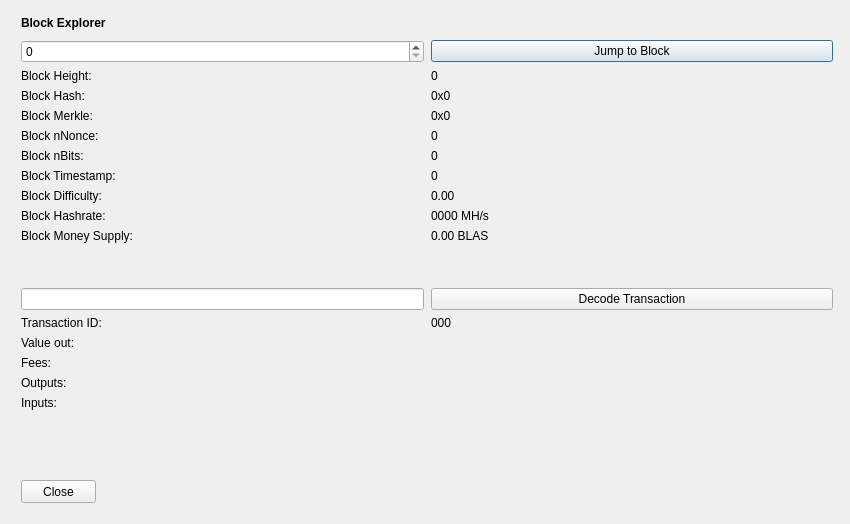
<?xml version="1.0" encoding="UTF-8"?>
<ui version="4.0">
 <class>BlockBrowser</class>
 <widget class="QDialog" name="BlockBrowser">
  <property name="windowModality">
   <enum>Qt::NonModal</enum>
  </property>
  <property name="enabled">
   <bool>true</bool>
  </property>
  <property name="geometry">
   <rect>
    <x>0</x>
    <y>0</y>
    <width>850</width>
    <height>524</height>
   </rect>
  </property>
  <property name="sizePolicy">
   <sizepolicy hsizetype="Preferred" vsizetype="Preferred">
    <horstretch>0</horstretch>
    <verstretch>0</verstretch>
   </sizepolicy>
  </property>
  <property name="minimumSize">
   <size>
    <width>0</width>
    <height>0</height>
   </size>
  </property>
  <property name="acceptDrops">
   <bool>false</bool>
  </property>
  <property name="windowTitle">
   <string>Testcoin Block Explorer</string>
  </property>
  <layout class="QGridLayout">
   <property name="sizeConstraint">
    <enum>QLayout::SetMaximumSize</enum>
   </property>
   <property name="leftMargin">
    <number>21</number>
   </property>
   <property name="topMargin">
    <number>10</number>
   </property>
   <property name="rightMargin">
    <number>10</number>
   </property>
   <item row="1" column="0">
    <widget class="QWidget" name="widget" native="true">
     <widget class="QWidget" name="layoutWidgetBE1">
      <property name="geometry">
       <rect>
        <x>0</x>
        <y>0</y>
        <width>822</width>
        <height>27</height>
       </rect>
      </property>
      <layout class="QHBoxLayout" name="horizontalLayoutBE">
       <property name="spacing">
        <number>7</number>
       </property>
       <item>
        <widget class="QLabel" name="labelBlockExplorer">
         <property name="sizePolicy">
          <sizepolicy hsizetype="Preferred" vsizetype="Maximum">
           <horstretch>0</horstretch>
           <verstretch>0</verstretch>
          </sizepolicy>
         </property>
         <property name="font">
          <font>
           <weight>75</weight>
           <bold>true</bold>
          </font>
         </property>
         <property name="styleSheet">
          <string notr="true">font-weight:bold;</string>
         </property>
         <property name="text">
          <string>Block Explorer</string>
         </property>
        </widget>
       </item>
       <item>
        <spacer name="horizontalSpacerBE">
         <property name="orientation">
          <enum>Qt::Horizontal</enum>
         </property>
         <property name="sizeHint" stdset="0">
          <size>
           <width>40</width>
           <height>20</height>
          </size>
         </property>
        </spacer>
       </item>
      </layout>
     </widget>
     <widget class="QWidget" name="layoutWidgetBE2">
      <property name="geometry">
       <rect>
        <x>0</x>
        <y>30</y>
        <width>812</width>
        <height>410</height>
       </rect>
      </property>
      <layout class="QGridLayout" name="gridLayoutBE" rowstretch="0,0,0,0,0,0,0,0,0,0,0,0,0,0,0,0,0,0,0,0" columnstretch="0,0">
       <property name="sizeConstraint">
        <enum>QLayout::SetDefaultConstraint</enum>
       </property>
       <property name="horizontalSpacing">
        <number>7</number>
       </property>
       <item row="14" column="1">
        <widget class="QLabel" name="txID">
         <property name="text">
          <string>000</string>
         </property>
         <property name="textInteractionFlags">
          <set>Qt::LinksAccessibleByMouse|Qt::TextSelectableByMouse</set>
         </property>
        </widget>
       </item>
       <item row="8" column="1">
        <widget class="QLabel" name="timeBox">
         <property name="text">
          <string>0</string>
         </property>
         <property name="textInteractionFlags">
          <set>Qt::LinksAccessibleByMouse|Qt::TextSelectableByMouse</set>
         </property>
        </widget>
       </item>
       <item row="9" column="1">
        <widget class="QLabel" name="diffBox">
         <property name="text">
          <string>0.00</string>
         </property>
         <property name="textInteractionFlags">
          <set>Qt::LinksAccessibleByMouse|Qt::TextSelectableByMouse</set>
         </property>
        </widget>
       </item>
       <item row="10" column="0">
        <widget class="QLabel" name="hashRateLabel">
         <property name="text">
          <string>Block Hashrate:</string>
         </property>
        </widget>
       </item>
       <item row="9" column="0">
        <widget class="QLabel" name="diffLabel">
         <property name="text">
          <string>Block Difficulty:</string>
         </property>
        </widget>
       </item>
       <item row="17" column="1">
        <widget class="QLabel" name="outputBox">
         <property name="text">
          <string/>
         </property>
         <property name="alignment">
          <set>Qt::AlignLeading|Qt::AlignLeft|Qt::AlignTop</set>
         </property>
         <property name="textInteractionFlags">
          <set>Qt::LinksAccessibleByMouse|Qt::TextSelectableByMouse</set>
         </property>
        </widget>
       </item>
       <item row="3" column="1">
        <widget class="QLabel" name="heightLabelBE1">
         <property name="text">
          <string>0</string>
         </property>
         <property name="textInteractionFlags">
          <set>Qt::LinksAccessibleByMouse|Qt::TextSelectableByMouse</set>
         </property>
        </widget>
       </item>
       <item row="1" column="1">
        <widget class="QPushButton" name="blockButton">
         <property name="text">
          <string>Jump to Block</string>
         </property>
        </widget>
       </item>
       <item row="3" column="0">
        <widget class="QLabel" name="heightLabelBE2">
         <property name="text">
          <string>Block Height:</string>
         </property>
        </widget>
       </item>
       <item row="7" column="0">
        <widget class="QLabel" name="bitsLabel">
         <property name="text">
          <string>Block nBits:</string>
         </property>
        </widget>
       </item>
       <item row="6" column="1">
        <widget class="QLabel" name="nonceBox">
         <property name="text">
          <string>0</string>
         </property>
         <property name="textInteractionFlags">
          <set>Qt::LinksAccessibleByMouse|Qt::TextSelectableByMouse</set>
         </property>
        </widget>
       </item>
       <item row="6" column="0">
        <widget class="QLabel" name="nonceLabel">
         <property name="text">
          <string>Block nNonce:</string>
         </property>
        </widget>
       </item>
       <item row="5" column="1">
        <widget class="QLabel" name="merkleBox">
         <property name="minimumSize">
          <size>
           <width>187</width>
           <height>0</height>
          </size>
         </property>
         <property name="text">
          <string>0x0</string>
         </property>
         <property name="textInteractionFlags">
          <set>Qt::LinksAccessibleByMouse|Qt::TextSelectableByMouse</set>
         </property>
        </widget>
       </item>
       <item row="16" column="0">
        <widget class="QLabel" name="feesLabel">
         <property name="text">
          <string>Fees:</string>
         </property>
        </widget>
       </item>
       <item row="15" column="1">
        <widget class="QLabel" name="valueBox">
         <property name="text">
          <string/>
         </property>
         <property name="textInteractionFlags">
          <set>Qt::LinksAccessibleByMouse|Qt::TextSelectableByMouse</set>
         </property>
        </widget>
       </item>
       <item row="7" column="1">
        <widget class="QLabel" name="bitsBox">
         <property name="text">
          <string>0</string>
         </property>
         <property name="textInteractionFlags">
          <set>Qt::LinksAccessibleByMouse|Qt::TextSelectableByMouse</set>
         </property>
        </widget>
       </item>
       <item row="8" column="0">
        <widget class="QLabel" name="timeLabel">
         <property name="text">
          <string>Block Timestamp:</string>
         </property>
        </widget>
       </item>
       <item row="17" column="0">
        <widget class="QLabel" name="outputLabel">
         <property name="text">
          <string>Outputs:</string>
         </property>
         <property name="alignment">
          <set>Qt::AlignLeading|Qt::AlignLeft|Qt::AlignTop</set>
         </property>
        </widget>
       </item>
       <item row="1" column="0">
        <widget class="QSpinBox" name="heightBox">
         <property name="sizePolicy">
          <sizepolicy hsizetype="Preferred" vsizetype="Fixed">
           <horstretch>0</horstretch>
           <verstretch>0</verstretch>
          </sizepolicy>
         </property>
         <property name="maximum">
          <number>99999999</number>
         </property>
        </widget>
       </item>
       <item row="4" column="0">
        <widget class="QLabel" name="hashLabel">
         <property name="text">
          <string>Block Hash:</string>
         </property>
        </widget>
       </item>
       <item row="16" column="1">
        <widget class="QLabel" name="feesBox">
         <property name="text">
          <string/>
         </property>
         <property name="textInteractionFlags">
          <set>Qt::LinksAccessibleByMouse|Qt::TextSelectableByMouse</set>
         </property>
        </widget>
       </item>
       <item row="4" column="1">
        <widget class="QLabel" name="hashBox">
         <property name="enabled">
          <bool>true</bool>
         </property>
         <property name="sizePolicy">
          <sizepolicy hsizetype="Preferred" vsizetype="Preferred">
           <horstretch>0</horstretch>
           <verstretch>0</verstretch>
          </sizepolicy>
         </property>
         <property name="minimumSize">
          <size>
           <width>0</width>
           <height>0</height>
          </size>
         </property>
         <property name="text">
          <string>0x0</string>
         </property>
         <property name="textInteractionFlags">
          <set>Qt::LinksAccessibleByMouse|Qt::TextSelectableByMouse</set>
         </property>
        </widget>
       </item>
       <item row="14" column="0">
        <widget class="QLabel" name="txLabel">
         <property name="text">
          <string>Transaction ID:</string>
         </property>
        </widget>
       </item>
       <item row="15" column="0">
        <widget class="QLabel" name="valueLabel">
         <property name="text">
          <string>Value out:</string>
         </property>
        </widget>
       </item>
       <item row="13" column="0">
        <widget class="QLineEdit" name="txBox">
         <property name="sizePolicy">
          <sizepolicy hsizetype="Preferred" vsizetype="Fixed">
           <horstretch>0</horstretch>
           <verstretch>0</verstretch>
          </sizepolicy>
         </property>
         <property name="inputMask">
          <string comment="Transaction id" extracomment="Transaction id"/>
         </property>
        </widget>
       </item>
       <item row="12" column="0">
        <spacer name="verticalSpacer_2">
         <property name="orientation">
          <enum>Qt::Vertical</enum>
         </property>
         <property name="sizeHint" stdset="0">
          <size>
           <width>20</width>
           <height>20</height>
          </size>
         </property>
        </spacer>
       </item>
       <item row="10" column="1">
        <widget class="QLabel" name="hashRateBox">
         <property name="text">
          <string>0000 MH/s</string>
         </property>
         <property name="textInteractionFlags">
          <set>Qt::LinksAccessibleByMouse|Qt::TextSelectableByMouse</set>
         </property>
        </widget>
       </item>
       <item row="19" column="0">
        <spacer name="verticalSpacer">
         <property name="orientation">
          <enum>Qt::Vertical</enum>
         </property>
         <property name="sizeHint" stdset="0">
          <size>
           <width>20</width>
           <height>40</height>
          </size>
         </property>
        </spacer>
       </item>
       <item row="13" column="1">
        <widget class="QPushButton" name="txButton">
         <property name="text">
          <string>Decode Transaction</string>
         </property>
        </widget>
       </item>
       <item row="18" column="0">
        <widget class="QLabel" name="inputLabel">
         <property name="text">
          <string>Inputs:</string>
         </property>
         <property name="alignment">
          <set>Qt::AlignLeading|Qt::AlignLeft|Qt::AlignTop</set>
         </property>
        </widget>
       </item>
       <item row="5" column="0">
        <widget class="QLabel" name="merkleLabel">
         <property name="text">
          <string>Block Merkle:</string>
         </property>
        </widget>
       </item>
       <item row="18" column="1">
        <widget class="QLabel" name="inputBox">
         <property name="text">
          <string/>
         </property>
         <property name="alignment">
          <set>Qt::AlignLeading|Qt::AlignLeft|Qt::AlignTop</set>
         </property>
         <property name="textInteractionFlags">
          <set>Qt::LinksAccessibleByMouse|Qt::TextSelectableByMouse</set>
         </property>
        </widget>
       </item>
       <item row="11" column="0">
        <widget class="QLabel" name="moneySupplyLabel">
         <property name="text">
          <string>Block Money Supply:</string>
         </property>
        </widget>
       </item>
       <item row="11" column="1">
        <widget class="QLabel" name="moneySupplyBox">
         <property name="text">
          <string>0.00 BLAS</string>
         </property>
         <property name="textInteractionFlags">
          <set>Qt::LinksAccessibleByMouse|Qt::TextSelectableByMouse</set>
         </property>
        </widget>
       </item>
      </layout>
     </widget>
     <widget class="QPushButton" name="closeButton">
      <property name="geometry">
       <rect>
        <x>0</x>
        <y>470</y>
        <width>75</width>
        <height>23</height>
       </rect>
      </property>
      <property name="text">
       <string>Close</string>
      </property>
     </widget>
    </widget>
   </item>
  </layout>
 </widget>
 <resources/>
 <connections/>
</ui>
